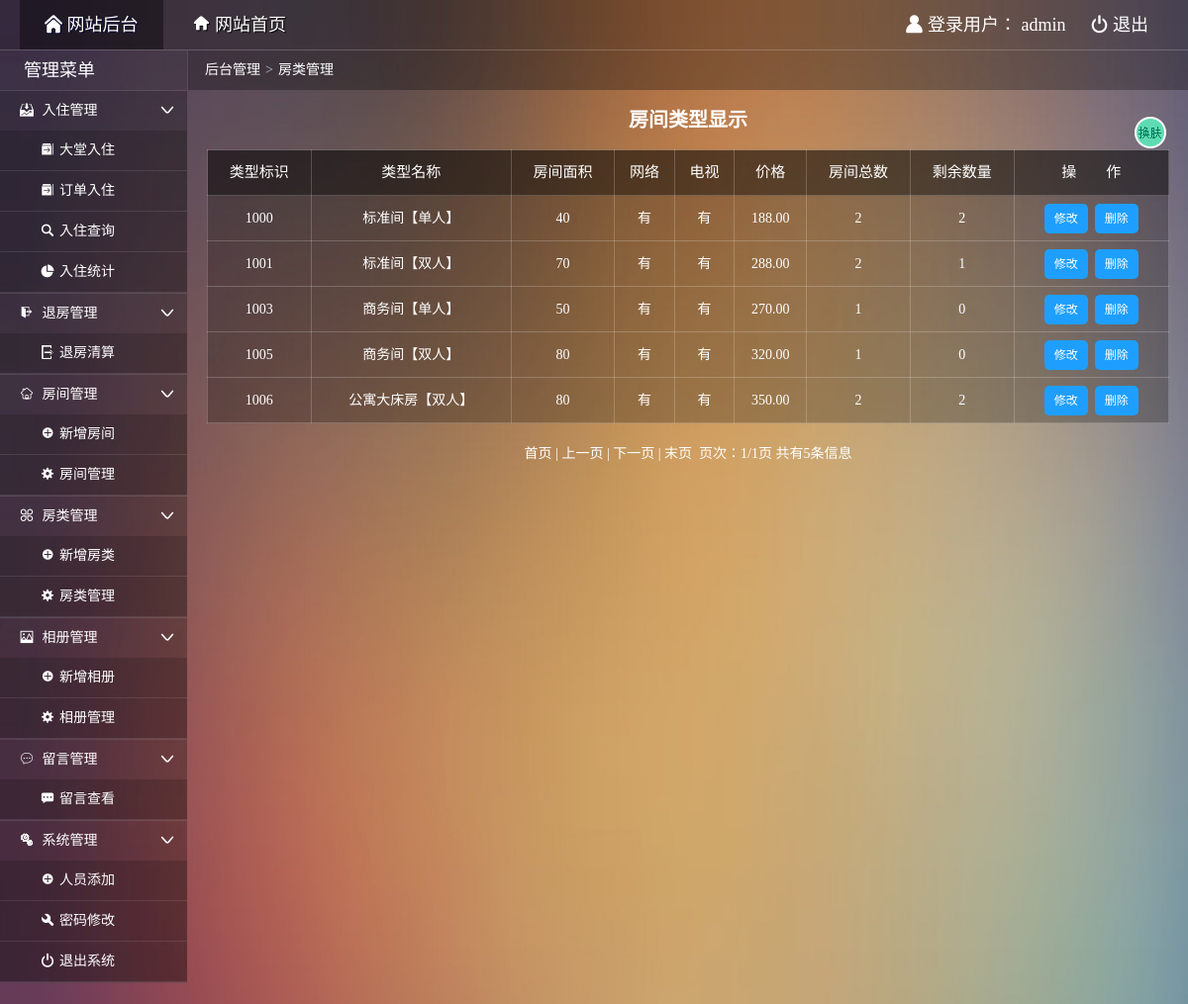
The app's page /admin/admin_rtypemgr.php (signed in), older data.
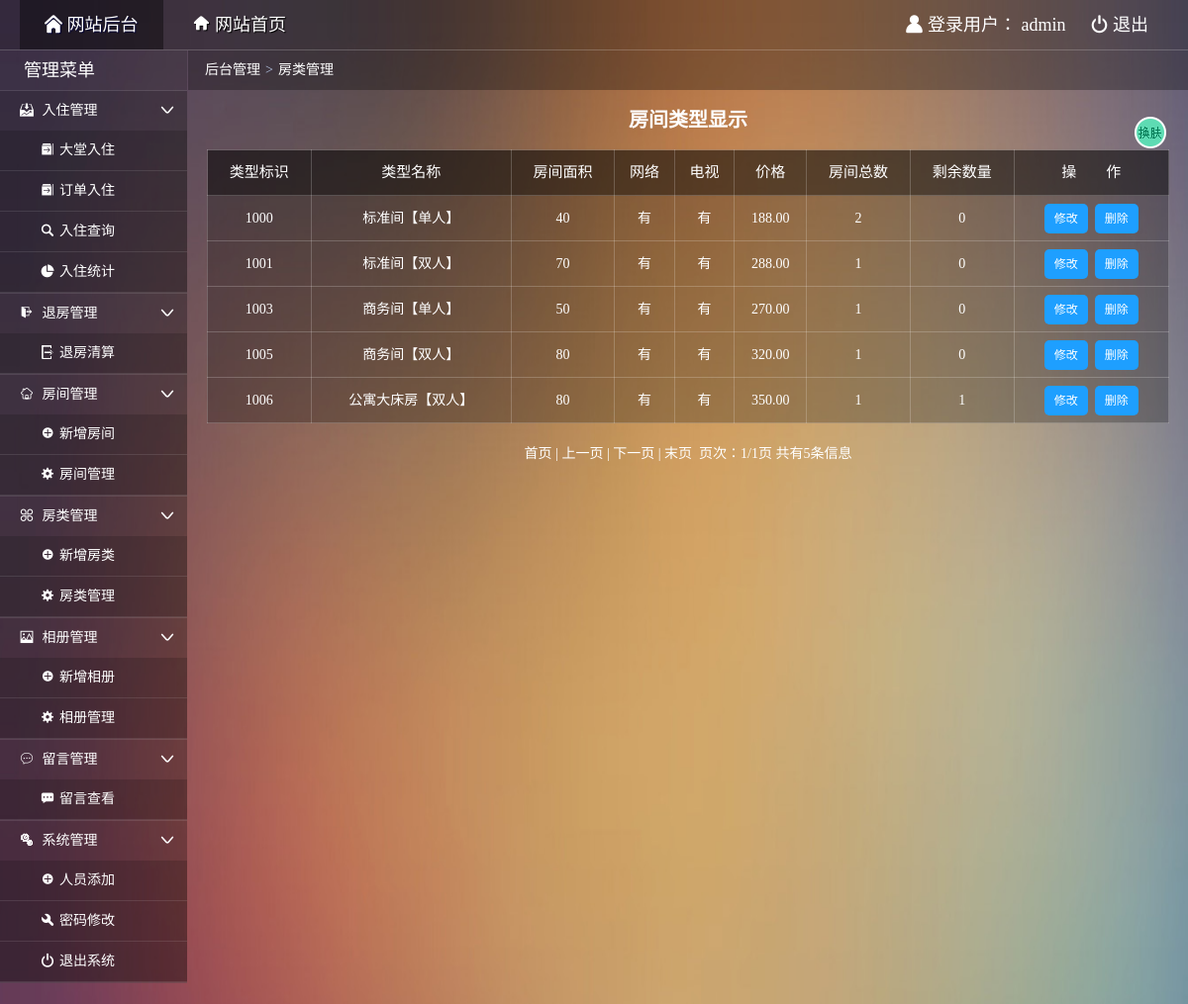
The same page, newer data.
### tables this page shows
CREATE TABLE `roomtype` (
  `typeid` int NOT NULL AUTO_INCREMENT COMMENT '类型标识',
  `typename` varchar(20) NOT NULL COMMENT '类型名称',
  `area` varchar(2) NOT NULL COMMENT '房间面积',
  `hasNet` char(1) NOT NULL DEFAULT '有' COMMENT '网络',
  `hasTV` char(1) NOT NULL DEFAULT '有' COMMENT '有线电视',
  `price` decimal(8,2) NOT NULL COMMENT '价格',
  `totalnum` int NOT NULL COMMENT '房间数量',
  `leftnum` int NOT NULL COMMENT '剩余数量',
  PRIMARY KEY (`typeid`)
);

### admin/admin_rtypemgr.php (the view, shortened to what this page needs)
<!doctype html>
<html>
<head>
  <link rel="stylesheet" type="text/css" href="css/common.css"/>
  <link rel="stylesheet" type="text/css" href="css/main.css"/>
</head>
<body>
  <div class="topbar-wrap white">
    <div class="topbar-inner clearfix">
      <div class="topbar-logo-wrap clearfix">
        <ul class="navbar-list clearfix">
          <li><a class="on" href="admin_index.php"><i class="icon-font">&#xe622;</i> 网站后台</a></li>
          <li><a href="../index.php" target="_blank"><i class="icon-font">&#xe681;</i> 网站首页</a></li>
        </ul>
      </div>
      <div class="top-info-wrap">
        <ul class="top-info-list clearfix">
          <li><i class="icon-font">&#xe607;</i> 登录用户：
            <?php
            if($_SESSION["aname"]){
              echo $_SESSION["aname"];
            }else{
              header("location:index.php");
              exit;
            }
            ?>
            </li>
          <li><a href="admin_logout.php"><i class="icon-font">&#xe638;</i> 退出</a></li>
        </ul>
      </div>
    </div>
  </div>
  <div class="container clearfix">
    <div class="main-wrap">
      <div class="crumb-wrap">
        <div class="crumb-list"><i class="icon-font"></i><a href="admin_index.php">后台管理</a><span class="crumb-step">&gt;</span><span class="crumb-name">房类管理</span></div>
      </div>
      <div class="search-wrap">房间类型显示</div>
      <div class="result-wrap">
        <div class="result-content">
          <table class="result-tab" width="100%">
            <tr>
              <th class="tc">类型标识</th>
              <th class="tc">类型名称</th>
              <th class="tc">房间面积</th>
              <th class="tc">网络</th>
              <th class="tc">电视</th>
              <th class="tc">价格</th>
              <th class="tc">房间总数</th>
              <th class="tc">剩余数量</th>
              <th class="tc">操&emsp;&emsp;作</th>
            </tr>
            <?php
              require("../dbconnect.php");
              $pagesize = 10;
              $sql = "select * from roomtype";
              $rs=mysqli_query($db_link,$sql);
              $recordcount=mysqli_num_rows($rs);
              $pagecount=($recordcount-1)/$pagesize+1;
              $pagecount=(int)$pagecount;
              $pageno=@$_GET["pageno"];
              if($pageno=="")
              {
                  $pageno=1;
              }
              $startno=($pageno-1)*$pagesize;
              $sql = "select * from roomtype order by typeid asc limit $startno,$pagesize";
              $rs=mysqli_query($db_link,$sql);
              while($rows=mysqli_fetch_assoc($rs))
              {?>
              <tr>
                <td class='tc'><?php echo $rows["typeid"] ?></td>
                <td class='tc'><?php echo $rows["typename"] ?></td>
                <td class='tc'><?php echo $rows["area"] ?></td>
                <td class='tc'><?php echo $rows["hasNet"] ?></td>
                <td class='tc'><?php echo $rows["hasTV"] ?></td>
                <td class='tc'><?php echo $rows["price"] ?></td>
                <td class='tc'><?php echo $rows["totalnum"] ?></td>
                <td class='tc'><?php echo $rows["leftnum"] ?></td>
                <td class='tc'>
                  <a href='admin_rtypemod.php?rid=<?php echo $rows["typeid"] ?>'  class='link-update'>修改</a>&nbsp;&nbsp;<a href='delete.php?rid=<?php echo $rows["typeid"] ?>' class='link-del''>删除</a>
                </td>
              </tr>
            <?php } ?>
          </table>
          <div class="list-page">
              <?php
                if($pageno==1)
                {
                  if($recordcount>$pagesize){
                    echo "首页 | 上一页 | <a href='?pageno=".($pageno+1)."'>下一页</a> | <a href='?pageno=".$pagecount."'>末页</a>";
                  }else{
                    echo "首页 | 上一页 | 下一页 | 末页";
                  }
                }
                echo "&nbsp;&nbsp;页次：".$pageno."/".$pagecount."页&nbsp;共有".$recordcount."条信息";
              ?>
          </div>
        </div>
      </div>
    </div>
  </div>
</body>
</html>

Row changes from the older to the newer data that the page shows:
changed roomtype "标准间【单人】": leftnum "2" → "0"
changed roomtype "标准间【双人】": totalnum "2" → "1"; leftnum "1" → "0"
changed roomtype "公寓大床房【双人】": totalnum "2" → "1"; leftnum "2" → "1"
